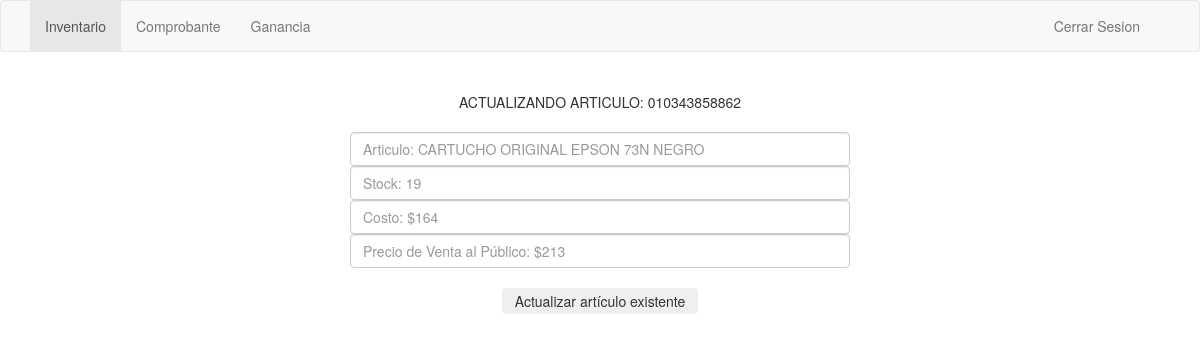
Page /sistema/actualizar.php?codigo=010343858862 (signed in) on the committed database.
### tables this page shows
CREATE TABLE `inventario` (
  `codigo` varchar(14) NOT NULL,
  `descripcion` varchar(50) NOT NULL,
  `stock` int(3) NOT NULL,
  `costo` int(5) NOT NULL,
  `pvp` int(5) NOT NULL
);

### sistema/actualizar.php (the view, shortened to what this page needs)
<?php
$link = mysqli_connect("localhost", "root", "", "sistema");
$codigo = $_GET['codigo'];
$result = mysqli_query($link, "SELECT * FROM inventario WHERE codigo = $codigo");
$row = mysqli_fetch_array($result, MYSQLI_ASSOC);
?>
<!DOCTYPE html>
<html lang="en">
  <head>
    <link href="css/bootstrap.css" rel="stylesheet">
    <link href="css/grid.css" rel="stylesheet">
  </head>
  <body>
    <nav class="navbar navbar-default">
      <div class="container">
        <div id="navbar">
          <ul class="nav navbar-nav">
            <li class="active"><a href="inventario.php">Inventario</a></li>
            <li><a href="comprobante.php">Comprobante</a></li>
            <li><a href="ganancia.php">Ganancia</a></li>
          </ul>
          <ul class="nav navbar-nav navbar-right">
            <li><a href="logout.php">Cerrar Sesion</a></li>
            <li><a>
            </a></li>
          </ul>
        </div>
      </div>
    </nav>
    <div class="container">
<?php
echo'
<div align="center">
<form style="width:500px" method="post">
    <fieldset>
  <br>
        ACTUALIZANDO ARTICULO: '.$row['codigo'].'
  <br><br>
        <div class="control-group">
            <input class="form-control" name="descripcion" placeholder="Articulo: '.$row['descripcion'].'" type="text"/>
        </div>
    <div class="control-group">
            <input class="form-control" name="stock" placeholder="Stock: '.$row['stock'].'" type="text"/>
        </div>
        <div class="control-group">
            <input class="form-control" name="costo" placeholder="Costo: $'.$row['costo'].'" type="text"/>
        </div>
        <div class="control-group">
            <input class="form-control" name="pvp" placeholder="Precio de Venta al Público: $'.$row['pvp'].'" type="text"/>
        </div>
    <br>
        <div class="control-group">
            <button type="submit" value="Submit" name="actualizar" class="btn">Actualizar artículo existente</button>
        </div>
  </fieldset>
</form>
</div>
';
?>
        </div>
  </body>
</html>

### rows in the picture
inventario: codigo "010343858862", descripcion "Articulo: CARTUCHO ORIGINAL EPSON 73N NEGRO", stock "Stock: 19", costo "Costo: $164", pvp "Precio de Venta al Público: $213"
